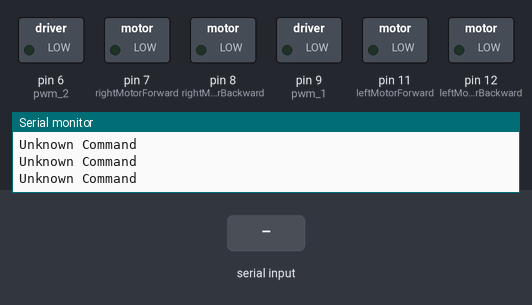
Bench run of a sketch on a simulated Arduino Uno, built with avr-gcc and run on an emulated ATmega328P. Shown: switched loads named in the sketch (green lamp = pin HIGH), the last lines printed to the serial monitor. Inputs (shaded band) come from the test bench.

Above: at 1.2 s.
1.3 s: "F" received over Serial
At 1.8 s:
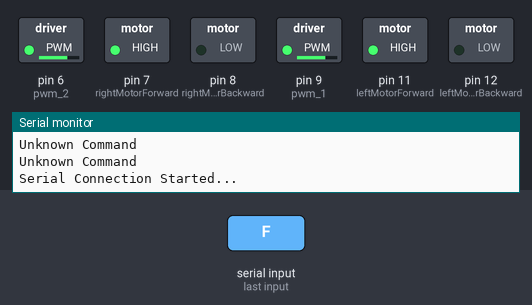
2.9 s: "b" received over Serial
At 4.2 s:
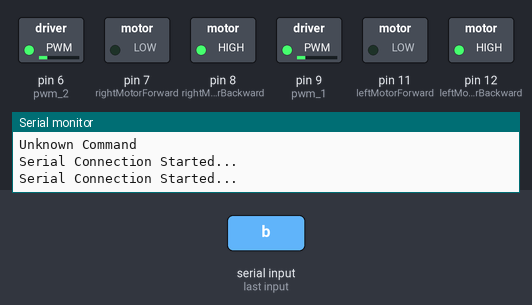
4.5 s: "r" received over Serial
At 5.5 s:
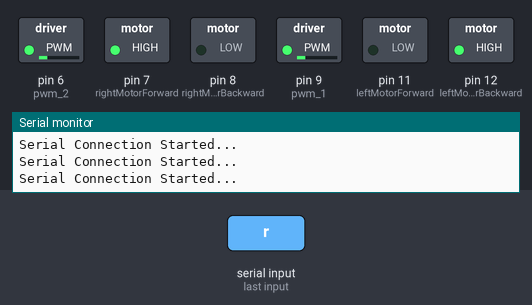
6.1 s: "l" received over Serial
At 6.8 s:
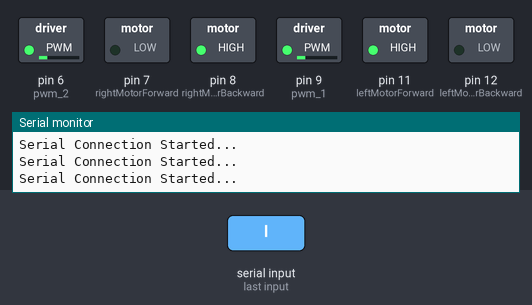
7.7 s: "s" received over Serial
At 9.2 s:
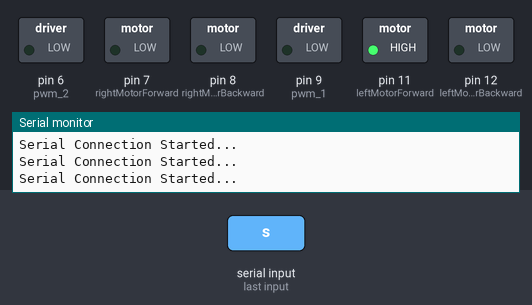
Timing chart, 0 to 10.3 s (numbered marks = the images above; inputs shaded):
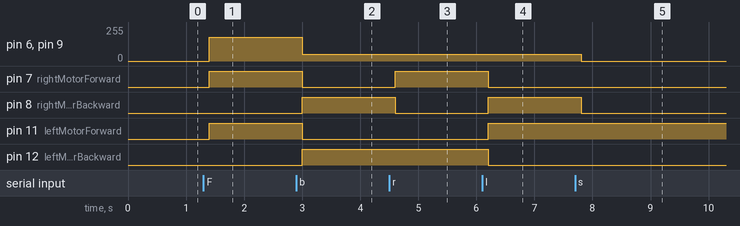

Measured:
- after the input at 1.3 s, pin 6 (pwm_2), pin 9 (pwm_1): 0/255 → 180/255 after 0.10 s; pin 7 (rightMotorForward), pin 11 (leftMotorForward): LOW → HIGH after 0.10 s
- after the input at 2.9 s, pin 6 (pwm_2), pin 9 (pwm_1): 180/255 → 51/255 after 0.10 s; pin 7 (rightMotorForward), pin 11 (leftMotorForward): HIGH → LOW after 0.10 s; pin 8 (rightMotorBackward), pin 12 (leftMotorBackward): LOW → HIGH after 0.10 s
- after the input at 4.5 s, pin 7 (rightMotorForward): LOW → HIGH after 0.10 s; pin 8 (rightMotorBackward): HIGH → LOW after 0.10 s
- after the input at 6.1 s, pin 7 (rightMotorForward), pin 12 (leftMotorBackward): HIGH → LOW after 0.10 s; pin 8 (rightMotorBackward), pin 11 (leftMotorForward): LOW → HIGH after 0.10 s
- after the input at 7.7 s, pin 6 (pwm_2), pin 9 (pwm_1): 51/255 → 0/255 after 0.10 s; pin 8 (rightMotorBackward): HIGH → LOW after 0.10 s

The sketch:

Control_motors.ino
```cpp
/*Developed by Eng/kirollos Gerges Asaad
ACC Project
Control motors software*/
#include <Robojax_L298N_DC_motor.h>
char command;
// Define logic control pins of motors
#define pwm_1  9
#define pwm_2  6
#define rightMotorForward 7
#define rightMotorBackward 8
#define leftMotorForward 11
#define leftMotorBackward 12
void setup() { // Code executes only once
Serial.begin(9600); // Start serial channel (bluetooth)
// configure the motor control pins to behave as an output
pinMode(pwm_1, OUTPUT);
pinMode(rightMotorForward, OUTPUT); // Motor 1 Forward
pinMode(rightMotorBackward, OUTPUT); // Motor 1 Backward
pinMode(leftMotorForward, OUTPUT); // Motor 2 Forward
pinMode(leftMotorBackward, OUTPUT); // Motor 2 Backward
}
void loop() { // Code executes repeatedly
if (Serial.available()) { // Checking if connection is available
Serial.write("Serial Connection Started...\n"); // Connection start
command = Serial.read(); // Read next command from the bluetooth connection
}
switch (command) { // Compare the received command to a list of
case 'F':
forward();
break;
case 'b':
moveBackward();
break;
case 'r':
moveRight();
break;
case 'l':
moveLeft();
break;
case 's':
stop();
break;
default: // No match from the list of known commands
Serial.write("Unknown Command \n");
break;
}
delay(200);
}

// The remaining functions act like the first but with different values
void moveBackward() {
digitalWrite(rightMotorForward, LOW);
digitalWrite(rightMotorBackward, HIGH);
digitalWrite(leftMotorForward, LOW);
digitalWrite(leftMotorBackward, HIGH);
analogWrite(pwm_1,51) ;
analogWrite(pwm_2,51) ;
}
void moveRight() {
digitalWrite(rightMotorForward, HIGH);
digitalWrite(rightMotorBackward, LOW);
digitalWrite(leftMotorForward, LOW);
digitalWrite(leftMotorBackward, HIGH);
analogWrite(pwm_1,51) ;
analogWrite(pwm_2,51) ;
}
void moveLeft() {
digitalWrite(rightMotorForward, LOW);
digitalWrite(rightMotorBackward, HIGH);
digitalWrite(leftMotorForward, HIGH);
digitalWrite(leftMotorBackward, LOW);
analogWrite(pwm_1,51) ;
analogWrite(pwm_2,51) ;
}
void stop() {
  digitalWrite(rightMotorForward,LOW) ;
digitalWrite(rightMotorBackward,LOW) ;
digitalWrite(leftMotorForward, HIGH);
digitalWrite(leftMotorBackward, LOW);
analogWrite(pwm_1,0);
analogWrite(pwm_2,0);
}
void forward()
{
digitalWrite(rightMotorForward,HIGH) ;
digitalWrite(rightMotorBackward,LOW) ;
digitalWrite(leftMotorForward, HIGH);
digitalWrite(leftMotorBackward, LOW);
analogWrite(pwm_1,180);
analogWrite(pwm_2,180);
}
```

Robojax_L298N_DC_motor.h
```cpp
// (licence header left out)
#ifndef Robojax_L298N_DC_motor_H
#define Robojax_L298N_DC_motor_H

#include "Arduino.h"


class Robojax_L298N_DC_motor
{
public:

    Robojax_L298N_DC_motor(int IN1,int IN2,int ENA);
    Robojax_L298N_DC_motor(int IN1,int IN2,int ENA, boolean debug);

    Robojax_L298N_DC_motor(int IN1,int IN2,int ENA,int IN3,int IN4,int ENB);
    Robojax_L298N_DC_motor(int IN1,int IN2,int ENA,int IN3,int IN4,int ENB, boolean debug);


    /**
     * control motor
     */
    void rotate(int motor, int value, int dir);
   /**
    * Initializes the L298D motor driver
    */
   void begin();


   /*
   * brake the motor

   */
   void brake(int motor);

   /*
   * single motor demo

   */
   void demo(int motor);

private:

   /*
   * debug print
   */
   void printDebug1(int motor, int p1, int v1, int p2, int v2, int dir, int speed);
   void printDebug2(int motor1, int p1, int v1, int p2, int v2, int dir1, int speed1, int motor2, int p3, int v3, int p4, int v4, int dir2, int speed2) ;

   int _in1, _in2, _enA, _in3, _in4,  _enB;
   boolean _debug = false;
   boolean _dual;

   int toPWM(int v);
};

#endif
```
